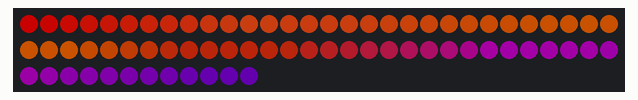
Bench run of a sketch on a simulated Arduino Uno, built with avr-gcc and run on an emulated ATmega328P. Shown: 72 RGB LEDs in strip order, left to right, continuing on the next row. Dim RGB values are drawn brighter than linear.

Above: at 0.15 s.
At 4.4 s:
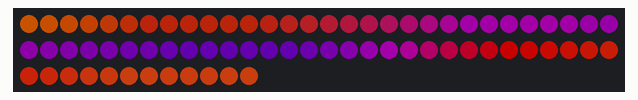
At 8.95 s:
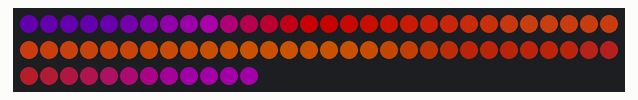
At 17.75 s:
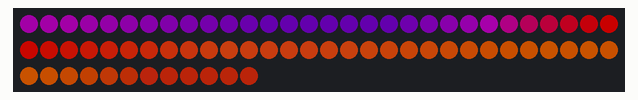
At 26.54 s:
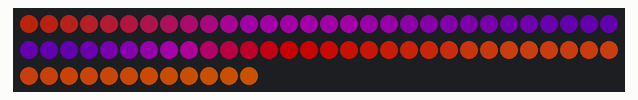
At 37.16 s:
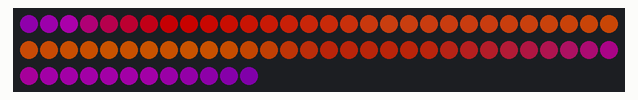

The sketch:

Tests.ino
```cpp
#include <FastLED.h>

#define NUM_LEDS 72
#define LED_PIN 5

CRGB      leds[NUM_LEDS];
uint8_t   noiseData[NUM_LEDS];


DEFINE_GRADIENT_PALETTE( Sunset_Real_gp ) {
    0, 255, 0,   0,   // red
   43, 255, 79, 22,  // red orange
   86, 255, 104, 0,   // gol orange
  125, 183, 38,  13,  // red2
  172, 100, 0,   103, // light purple
  215, 75,  0,   130, // indigo
  255, 118, 0,   118  // purple
  };


//CRGBPalette16 party = Sunset_Real_gp;


uint8_t   octaveVal   = 1;
//uint16_t  xVal        = 10;
//int       scaleVal    = 5;
uint16_t  timeVal     = 10;

void setup() {
  FastLED.addLeds<WS2812B, LED_PIN, GRB>(leds, NUM_LEDS);
  FastLED.setBrightness(100);
  Serial.begin(115200);
}


CRGBPalette16 myPal = Sunset_Real_gp;
uint8_t paletteIndex = 0;

void loop() {

  fill_palette(leds, NUM_LEDS, paletteIndex, 255 / NUM_LEDS, myPal, 255, LINEARBLEND);

  EVERY_N_MILLISECONDS(10){
    paletteIndex++;
  }

  FastLED.show();
}
```
